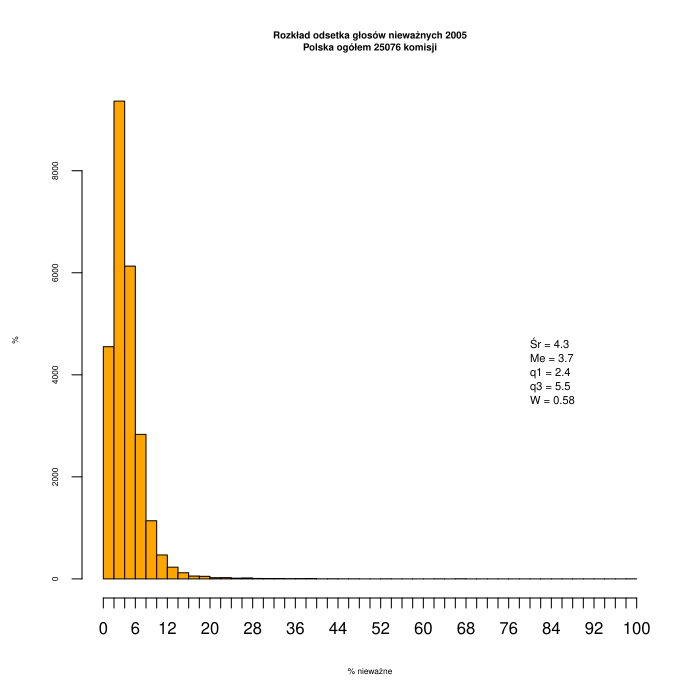

This figure's R source:
#!/usr/bin/Rscript
# Skrypt wykreśla histogramy dla danych z pliku ws2014_komisje.csv
# (więcej: https://github.com/hrpunio/Data/tree/master/ws2014_pobranie_2018)
#
par(ps=6,cex=1,cex.axis=1,cex.lab=1,cex.main=1.2)
komisje <- read.csv("ws2005_komisje.csv", sep = ';',
       header=T, na.string="NA");

komisje$ogn <- komisje$lgnw  / (komisje$lgw + komisje$lgnw) * 100;

summary(komisje$lgnw); fivenum(komisje$lgnw);
sX <- summary(komisje$ogn);
sF <- fivenum(komisje$ogn);
sV <- sd(komisje$ogn, na.rm=TRUE)
skewness <- 3 * (sX[["Mean"]] - sX[["Median"]])/sV

summary_label <- sprintf ("Śr = %.1f\nMe = %.1f\nq1 = %.1f\nq3 = %.1f\nW = %.2f", 
  sX[["Mean"]], sX[["Median"]], sX[["1st Qu."]], sX[["3rd Qu."]], skewness)

## ##
kpN <- seq(0, 100, by=2);
kpX <- c(0, 10,20,30,40,50,60,70,80,90, 100);
nn <- nrow(komisje)

h <- hist(komisje$ogn, breaks=kpN, freq=TRUE,
   col="orange", main=sprintf ("Rozkład odsetka głosów nieważnych 2005\nPolska ogółem %i komisji", nn), 
   ylab="%", xlab="% nieważne", labels=F, xaxt='n' )
   axis(side=1, at=kpN, cex.axis=2, cex.lab=2)
   posX <- .5 * max(h$counts)
text(80, posX, summary_label, cex=1.4, adj=c(0,1))

## ## teryt = teryt
komisje$woj <- substr(komisje$teryt, start=1, stop=2)

komisjeW <- subset (komisje, woj == "22"); ## pomorskie
nn <- nrow(komisjeW)
sX <- summary(komisjeW$ogn); sF <- fivenum(komisjeW$ogn);
sV <- sd(komisjeW$ogn, na.rm=TRUE)
skewness <- 3 * (sX[["Mean"]] - sX[["Median"]])/sV

summary_label <- sprintf ("Śr = %.1f\nMe = %.1f\nq1 = %.1f\nq3 = %.1f\nW = %.2f", 
  sX[["Mean"]], sX[["Median"]], sX[["1st Qu."]], sX[["3rd Qu."]], skewness)

h <- hist(komisjeW$ogn, breaks=kpN, freq=TRUE,
   col="orange", main=sprintf("Rozkład odsetka głosów nieważnych 2005\nPomorskie %i komisji", nn), 
   ylab="%", xlab="% nieważne", labels=T, xaxt='n' )
   axis(side=1, at=kpX, cex.axis=2, cex.lab=2)
   posX <- .5 * max(h$counts)
text(80, posX, summary_label, cex=1.4, adj=c(0,1))

komisjeW <- subset (komisje, woj == "14"); ## mazowieckie
nn <- nrow(komisjeW)
sX <- summary(komisjeW$ogn); sF <- fivenum(komisjeW$ogn);
sV <- sd(komisjeW$ogn, na.rm=TRUE)
skewness <- 3 * (sX[["Mean"]] - sX[["Median"]])/sV

summary_label <- sprintf ("Śr = %.1f\nMe = %.1f\nq1 = %.1f\nq3 = %.1f\nW = %.2f", 
  sX[["Mean"]], sX[["Median"]], sX[["1st Qu."]], sX[["3rd Qu."]], skewness)

h <- hist(komisjeW$ogn, breaks=kpN, freq=TRUE,
   col="orange", main=sprintf("Rozkład odsetka głosów nieważnych 2005\nMazowieckie %i komisji", nn), 
   ylab="%", xlab="% nieważne", labels=T, xaxt='n' )
   axis(side=1, at=kpX, cex.axis=2, cex.lab=2)
   posX <- .5 * max(h$counts)
text(80, posX, summary_label, cex=1.4, adj=c(0,1))


d <- density(komisjeW$ogn, na.rm=T)
plot(d)
estimateDmode <- function(x) { d <- density(x, na.rm=T); d$x[which.max(d$y)] }

estimateDmode(komisjeW$ogn)
